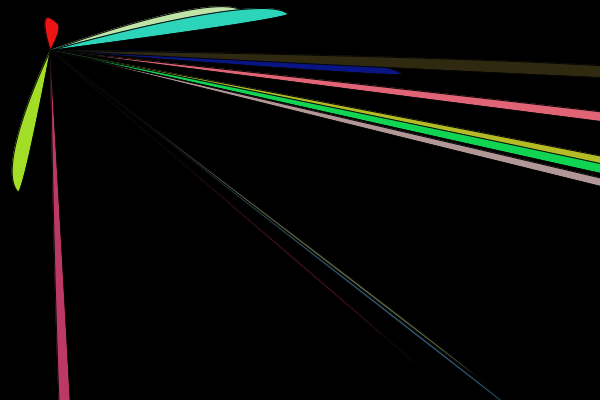
Frame 1 (no input)
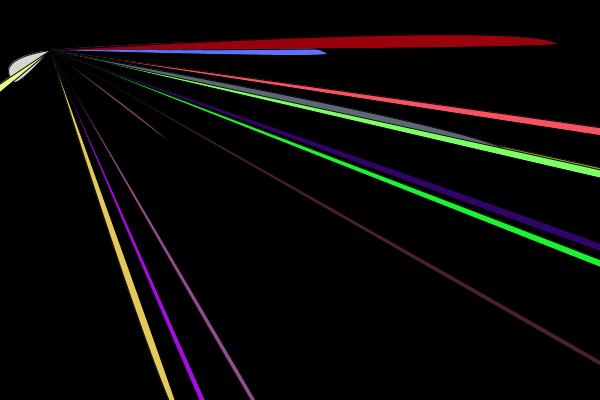
Frame 60 (the mouse pressed at the canvas centre just before this capture)
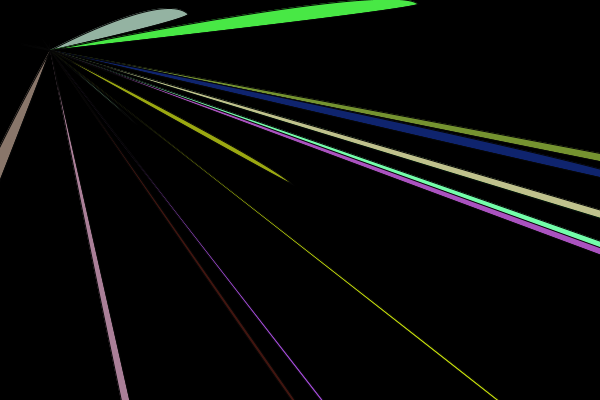
Frame 120 (the mouse held since frame 60 and released just before this capture)

The Processing sketch that drew these frames (run headless with seeded random() and noise(); from frame 60 on, the mouse is pressed at the canvas centre):

// Processing sketch: processing_140391
// ── processing_140391.pde

//copyright Laura Contero 2014
//Homework #8

//declare global variables

final int maxNumber = 15;
int i = 0;

int [] xPos = new int[maxNumber];
int [] yPos = new int[maxNumber];

float d = 50;
float xSpeed = 5;
float ySpeed = 5;

void setup(){
  size( 600, 400);
  stroke(5);
  
  for (int i = 0; i < maxNumber; i++) {
    xPos[i] = int(random(0,600));
    yPos[i] = int(random(0,400));
  }
}

void draw(){
  drawFigure();
}

void drawFigure(){ 
  background(0);

  for(int i = 0; i < maxNumber; i++) {
    fill(random(255), random(255), random(255));
    beginShape();
    curveVertex(xPos[i],yPos[i]);
    curveVertex(xPos[i]*2,yPos[i]*2);
    curveVertex(d,d);
    curveVertex(xPos[i]*2,yPos[i]*2);
    curveVertex(d*4,d*4);
    endShape(CLOSE);
    
    xPos[i] += xSpeed;
    yPos[i] += ySpeed;
    if((xPos[i] > width) || (xPos[i] < 0)) {
      xSpeed = -xSpeed;
   }
   if((yPos[i] > height) || (yPos[i] < 0)) {
     ySpeed = -ySpeed;
   }
  }
}

void keyPressed(){
  if( key == ' ' )
  {
    setup();
  }
  else {
    exit();
  }
}
